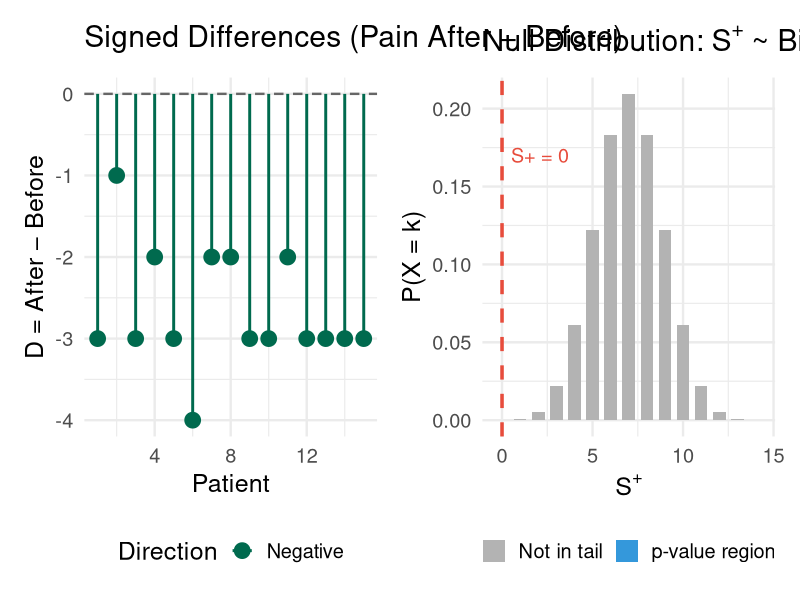
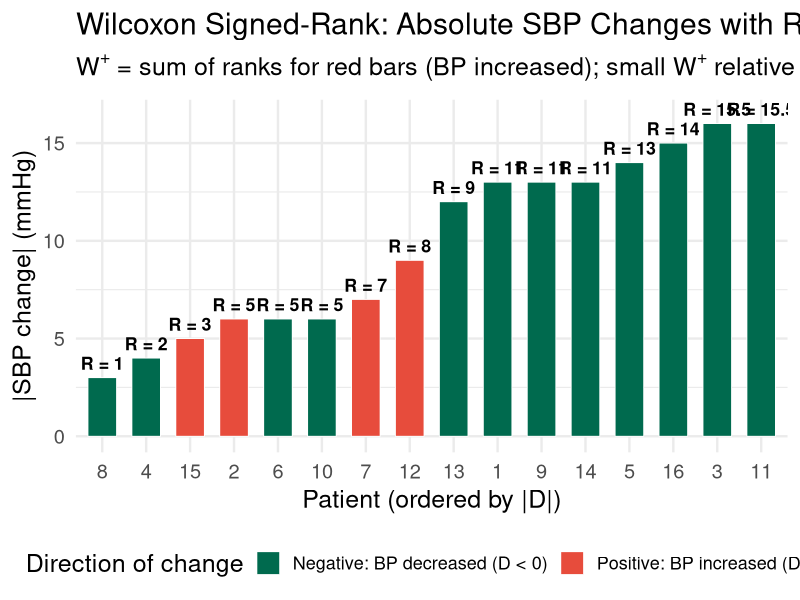
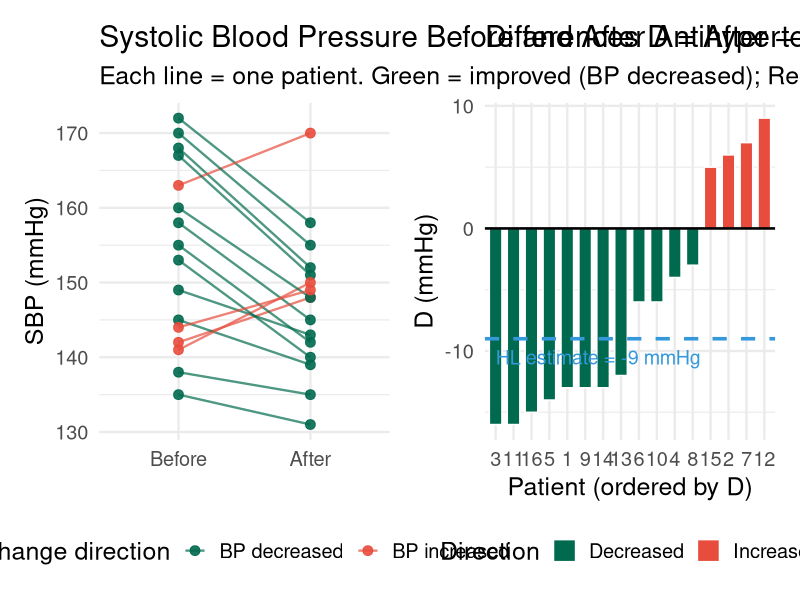
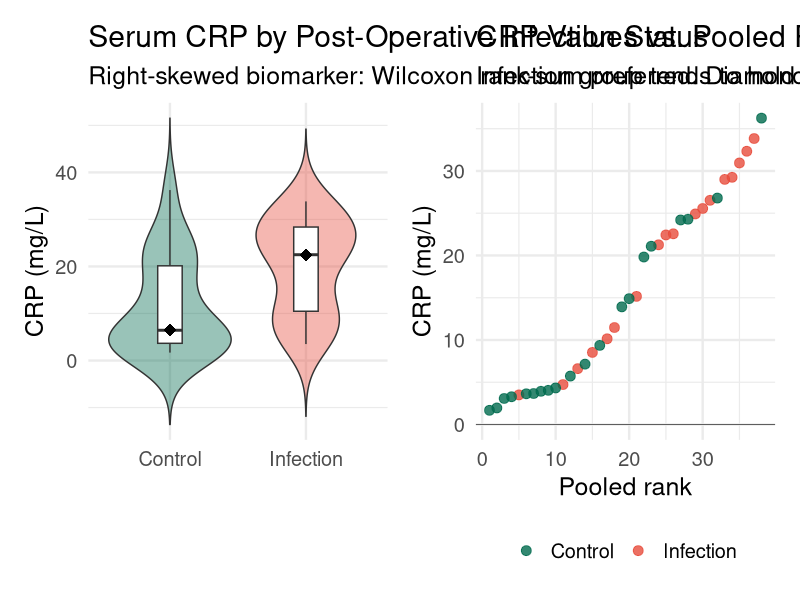
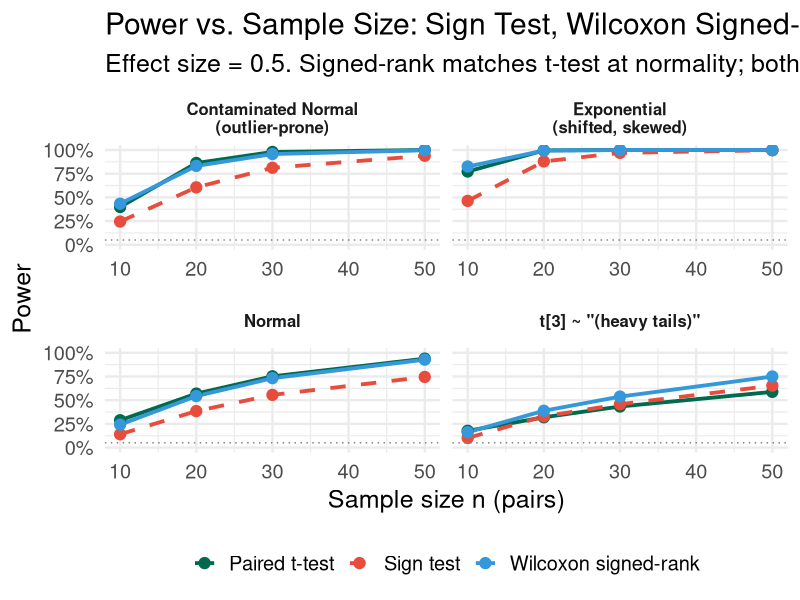

Source code (R) for these figures, in order:
## ---- chunk 1
#| label: setup
#| include: false
library(tidyverse)
library(broom)
library(patchwork)
library(DiagrammeR)
set.seed(551)
theme_set(theme_minimal(base_size = 18))
## ---- chunk 2
#| echo: true
#| code-fold: false

pain_before <- c(8, 7, 9, 6, 8, 7, 9, 5, 8, 7, 6, 9, 8, 7, 6)
pain_after  <- c(5, 6, 6, 4, 5, 3, 7, 3, 5, 4, 4, 6, 5, 4, 3)
d_pain      <- pain_after - pain_before

cat("D = after - before:\n", d_pain, "\n\n")

n_star  <- sum(d_pain != 0)
s_plus  <- sum(d_pain > 0)

cat(sprintf("Non-zero differences: n* = %d\n", n_star))
cat(sprintf("Positive differences: S+ = %d\n", s_plus))
cat(sprintf("Negative differences: %d\n\n", sum(d_pain < 0)))

# One-sided p-value: H_a is median < 0 → few positives supports H_a
p_sign_one <- pbinom(s_plus, size = n_star, prob = 0.5)
p_sign_two <- 2 * min(pbinom(s_plus, n_star, 0.5),
                      pbinom(s_plus - 1, n_star, 0.5, lower.tail = FALSE))

cat(sprintf("One-sided p-value = %.5f\n", p_sign_one))
cat(sprintf("Two-sided p-value = %.5f\n", p_sign_two))
## ---- chunk 3
#| echo: true
#| code-fold: true
#| fig-height: 5.5
#| fig-width: 14

# Panel 1: Dot chart of differences
p1 <- tibble(Patient = 1:15, D = d_pain,
             Direction = ifelse(d_pain > 0, "Positive", ifelse(d_pain < 0, "Negative", "Zero"))) |>
  ggplot(aes(x = Patient, y = D, color = Direction)) +
  geom_hline(yintercept = 0, linetype = "dashed", linewidth = 0.8, color = "grey40") +
  geom_point(size = 5) +
  geom_segment(aes(xend = Patient, yend = 0), linewidth = 1) +
  scale_color_manual(values = c("Positive" = "#e74c3c",
                                 "Negative" = "#006a4e",
                                 "Zero"     = "grey60")) +
  labs(title = "Signed Differences (Pain After \u2212 Before)",
       x = "Patient", y = "D = After \u2212 Before", color = "Direction") +
  theme(legend.position = "bottom")

# Panel 2: Binomial null distribution
binom_df <- tibble(
  k    = 0:14,
  prob = dbinom(0:14, size = 14, prob = 0.5),
  tail = k <= s_plus
)
p2 <- binom_df |>
  ggplot(aes(x = k, y = prob, fill = tail)) +
  geom_col(width = 0.7) +
  geom_vline(xintercept = s_plus, color = "#e74c3c", linetype = "dashed", linewidth = 1.2) +
  scale_fill_manual(values = c("TRUE" = "#3498db", "FALSE" = "grey70"),
                    labels = c("TRUE" = "p-value region", "FALSE" = "Not in tail")) +
  annotate("text", x = s_plus + 0.5, y = 0.17,
           label = paste0("S+ = ", s_plus), color = "#e74c3c", size = 5, hjust = 0) +
  labs(title = expression("Null Distribution: " * S^"+" * " ~ Bin(14, 0.5)"),
       x = expression(S^"+"), y = "P(X = k)", fill = NULL) +
  theme(legend.position = "bottom")

p1 + p2
## ---- chunk 4
#| echo: true
#| code-fold: false

sbp_before <- c(158, 142, 168, 135, 172, 145, 163, 138, 155, 149, 167, 141, 160, 153, 144, 170)
sbp_after  <- c(145, 148, 152, 131, 158, 139, 170, 135, 142, 143, 151, 150, 148, 140, 149, 155)
d_sbp      <- sbp_after - sbp_before

cat("D = after - before (mmHg):\n")
cat(d_sbp, "\n\n")
cat(sprintf("n = %d pairs | Positive (BP increased): %d | Negative (BP decreased): %d | Zero: %d\n",
            length(d_sbp), sum(d_sbp > 0), sum(d_sbp < 0), sum(d_sbp == 0)))
cat(sprintf("Mean change: %.1f mmHg | Median change: %.1f mmHg\n",
            mean(d_sbp), median(d_sbp)))
## ---- chunk 5
#| echo: true
#| code-fold: false

# Step 1: Remove zeros (none here)
d_nz   <- d_sbp[d_sbp != 0]
n_star <- length(d_nz)

# Step 2: Rank absolute values (ties averaged automatically)
abs_ranks <- rank(abs(d_nz))

# Step 3: Compute W+
W_plus  <- sum(abs_ranks[d_nz > 0])
W_minus <- sum(abs_ranks[d_nz < 0])

cat(sprintf("n* = %d\n", n_star))
cat(sprintf("W+ = %.1f   (sum of ranks for %d positive differences)\n",
            W_plus, sum(d_nz > 0)))
cat(sprintf("W- = %.1f   (sum of ranks for %d negative differences)\n",
            W_minus, sum(d_nz < 0)))
cat(sprintf("Check: W+ + W- = %.1f  (should equal n*(n*+1)/2 = %.1f)\n\n",
            W_plus + W_minus, n_star*(n_star+1)/2))

# Normal approximation
mu_W  <- n_star * (n_star + 1) / 4
var_W <- n_star * (n_star + 1) * (2*n_star + 1) / 24
sd_W  <- sqrt(var_W)
z_W   <- (W_plus - mu_W) / sd_W  # one-sided: small W+ supports Ha

cat(sprintf("E[W+] = %.2f   Var(W+) = %.2f   SD(W+) = %.2f\n", mu_W, var_W, sd_W))
cat(sprintf("Z = (%.1f - %.2f) / %.2f = %.3f\n", W_plus, mu_W, sd_W, z_W))
cat(sprintf("One-sided p-value (normal approx): %.5f\n", pnorm(z_W)))
## ---- chunk 6
#| echo: true
#| code-fold: false

# R uses exact distribution for small n, Hodges-Lehmann estimate
wsr_result <- wilcox.test(sbp_after, sbp_before,
                           paired      = TRUE,
                           alternative = "less",
                           conf.int    = TRUE)
wsr_result |> tidy() |>
  select(statistic, p.value, conf.low, conf.high, method, alternative) |>
  print()
## ---- chunk 7
#| echo: true
#| code-fold: true
#| fig-height: 6
#| fig-width: 15

sbp_df <- tibble(
  Patient = seq_along(d_sbp),
  Diff    = d_sbp,
  AbsDiff = abs(d_sbp),
  Sign    = ifelse(d_sbp > 0, "Positive: BP increased (D > 0)",
                              "Negative: BP decreased (D < 0)"),
  Rank    = rank(abs(d_sbp))
) |>
  filter(Diff != 0)

p_rank <- sbp_df |>
  ggplot(aes(x = reorder(factor(Patient), AbsDiff),
             y = AbsDiff,
             fill = Sign)) +
  geom_col(width = 0.65, color = "white", linewidth = 0.3) +
  geom_text(aes(label = sprintf("R = %g", Rank), y = AbsDiff + 0.4),
            size = 4.5, vjust = 0, fontface = "bold") +
  scale_fill_manual(values = c(
    "Positive: BP increased (D > 0)" = "#e74c3c",
    "Negative: BP decreased (D < 0)" = "#006a4e"
  )) +
  labs(
    title    = "Wilcoxon Signed-Rank: Absolute SBP Changes with Ranks",
    subtitle = expression(W^"+" * " = sum of ranks for red bars (BP increased); small " *
                          W^"+" * " relative to E[" * W^"+" * "] = 68 supports H"[a]),
    x        = "Patient (ordered by |D|)",
    y        = "|SBP change| (mmHg)",
    fill     = "Direction of change"
  ) +
  theme(legend.position = "bottom",
        legend.text = element_text(size = 13))

p_rank
## ---- chunk 8
#| echo: true
#| code-fold: true
#| fig-height: 6
#| fig-width: 15

sbp_long <- tibble(
  Patient   = rep(1:16, 2),
  SBP       = c(sbp_before, sbp_after),
  Timepoint = rep(c("Before", "After"), each = 16),
  Direction = rep(ifelse(d_sbp < 0, "Decreased", "Increased"), 2)
) |>
  mutate(Timepoint = factor(Timepoint, levels = c("Before", "After")))

p_paired <- sbp_long |>
  ggplot(aes(x = Timepoint, y = SBP)) +
  geom_line(aes(group = Patient, color = Direction),
            linewidth = 0.8, alpha = 0.7) +
  geom_point(aes(color = Direction), size = 3, alpha = 0.9) +
  scale_color_manual(values = c("Decreased" = "#006a4e", "Increased" = "#e74c3c"),
                     labels = c("BP decreased", "BP increased")) +
  labs(title = "Systolic Blood Pressure Before and After Antihypertensive Treatment",
       subtitle = "Each line = one patient. Green = improved (BP decreased); Red = worsened (BP increased).",
       x = NULL, y = "SBP (mmHg)", color = "Change direction") +
  theme(legend.position = "bottom")

p_diff <- tibble(D = d_sbp, Patient = 1:16,
                 Direction = ifelse(d_sbp > 0, "Increased", "Decreased")) |>
  ggplot(aes(x = reorder(factor(Patient), D), y = D, fill = Direction)) +
  geom_col(width = 0.7, color = "white") +
  geom_hline(yintercept = 0, linewidth = 0.9) +
  geom_hline(yintercept = median(d_sbp), linetype = "dashed",
             color = "#3498db", linewidth = 1.2) +
  annotate("text", x = 1, y = median(d_sbp) - 1.5, hjust = 0,
           label = paste0("HL estimate = ", median(d_sbp), " mmHg"),
           color = "#3498db", size = 5) +
  scale_fill_manual(values = c("Increased" = "#e74c3c", "Decreased" = "#006a4e")) +
  labs(title = "Differences D = After \u2212 Before (mmHg)",
       x = "Patient (ordered by D)", y = "D (mmHg)", fill = "Direction") +
  theme(legend.position = "bottom")

p_paired + p_diff
## ---- chunk 9
#| echo: true
#| code-fold: false

cat("=== SIGN TEST ===\n")
n_s  <- sum(d_sbp != 0)
sp   <- sum(d_sbp > 0)
p_sign <- pbinom(sp, n_s, 0.5)
cat(sprintf("S+ = %d   n* = %d   one-sided p = %.5f\n\n", sp, n_s, p_sign))

cat("=== WILCOXON SIGNED-RANK ===\n")
wilcox.test(sbp_after, sbp_before, paired = TRUE,
            alternative = "less", conf.int = TRUE) |>
  tidy() |>
  select(statistic, p.value, conf.low, conf.high) |>
  print()
cat("\n")

cat("=== PAIRED t-TEST ===\n")
t.test(sbp_after, sbp_before, paired = TRUE,
       alternative = "less") |>
  tidy() |>
  select(statistic, parameter, p.value, conf.low) |>
  print()
## ---- chunk 10
#| echo: true
#| code-fold: false

set.seed(551)
crp_infect  <- rgamma(18, shape = 2.0, rate = 0.08)  # mean ~25 mg/L
crp_control <- rgamma(20, shape = 1.2, rate = 0.12)  # mean ~10 mg/L

cat(sprintf("Infection:  n = %d   mean = %.1f   median = %.1f   sd = %.1f   range = [%.1f, %.1f]\n",
            length(crp_infect),  mean(crp_infect),
            median(crp_infect),  sd(crp_infect),
            min(crp_infect), max(crp_infect)))
cat(sprintf("Control:    n = %d   mean = %.1f   median = %.1f   sd = %.1f   range = [%.1f, %.1f]\n",
            length(crp_control), mean(crp_control),
            median(crp_control), sd(crp_control),
            min(crp_control), max(crp_control)))
## ---- chunk 11
#| echo: true
#| code-fold: false

N  <- length(crp_infect) + length(crp_control)
n1 <- length(crp_infect)
n2 <- length(crp_control)

W_obs  <- sum(rank(c(crp_infect, crp_control))[1:n1])
E_W    <- n1 * (N + 1) / 2
Var_W  <- n1 * n2 * (N + 1) / 12
Z_W    <- (W_obs - E_W) / sqrt(Var_W)

cat(sprintf("N = %d   n1 = %d   n2 = %d\n", N, n1, n2))
cat(sprintf("W = %.1f   E[W] = %.1f   SD(W) = %.2f\n", W_obs, E_W, sqrt(Var_W)))
cat(sprintf("Z = %.3f   one-sided p (approx) = %.5f\n\n", Z_W, pnorm(Z_W, lower.tail = FALSE)))

cat("--- wilcox.test (exact + Hodges-Lehmann CI) ---\n")
wilcox.test(crp_infect, crp_control,
            alternative = "greater", conf.int = TRUE) |> tidy() |>
  select(statistic, p.value, conf.low, conf.high, method) |> print()
## ---- chunk 12
#| echo: true
#| code-fold: false

cat("--- Welch t-test ---\n")
t.test(crp_infect, crp_control, alternative = "greater") |>
  tidy() |>
  select(statistic, parameter, p.value, conf.low, method) |>
  print()
## ---- chunk 13
#| echo: true
#| code-fold: true
#| fig-height: 6.5
#| fig-width: 15

p_vio <- tibble(
  CRP   = c(crp_infect, crp_control),
  Group = rep(c("Infection", "Control"),
              c(length(crp_infect), length(crp_control)))
) |>
  ggplot(aes(x = Group, y = CRP, fill = Group)) +
  geom_violin(alpha = 0.4, trim = FALSE) +
  geom_boxplot(width = 0.18, fill = "white",
               outlier.shape = 1, outlier.size = 2.5) +
  stat_summary(fun = median, geom = "point",
               shape = 18, size = 4, color = "black") +
  scale_fill_manual(values = c("Infection" = "#e74c3c",
                                "Control"   = "#006a4e")) +
  labs(
    title    = "Serum CRP by Post-Operative Infection Status",
    subtitle = "Right-skewed biomarker: Wilcoxon rank-sum preferred. Diamond = median.",
    x = NULL, y = "CRP (mg/L)"
  ) +
  theme(legend.position = "none")

# Show ranks
all_crp   <- c(crp_infect, crp_control)
all_group <- rep(c("Infection", "Control"), c(n1, n2))
p_ranks <- tibble(CRP = all_crp, Group = all_group,
                   Rank = rank(all_crp)) |>
  ggplot(aes(x = Rank, y = CRP, color = Group)) +
  geom_point(size = 3, alpha = 0.8) +
  scale_color_manual(values = c("Infection" = "#e74c3c", "Control" = "#006a4e")) +
  geom_hline(yintercept = 0, linewidth = 0.2) +
  labs(title = "CRP Values vs. Pooled Ranks",
       subtitle = "Infection group tends to hold the higher ranks (rightward)",
       x = "Pooled rank", y = "CRP (mg/L)", color = NULL) +
  theme(legend.position = "bottom")

p_vio + p_ranks
## ---- chunk 14
#| echo: true
#| code-fold: true
#| fig-height: 7
#| fig-width: 16

set.seed(551)
B_are <- 2000

sim_power <- function(n, effect, dist_fn) {
  replicate(B_are, {
    d <- dist_fn(n) + effect
    nt <- sum(d != 0)
    sp <- sum(d > 0)
    c(
      t_test   = t.test(d)$p.value,
      sign_p   = 2 * min(pbinom(sp, nt, 0.5),
                         pbinom(sp - 1, nt, 0.5, lower.tail = FALSE)),
      wilcoxon = wilcox.test(d, exact = FALSE)$p.value
    )
  }) |> t() |> as_tibble() |>
    summarise(across(everything(), \(x) mean(x < 0.05)))
}

dists <- list(
  list(fn = function(n) rnorm(n),                    label = "Normal"),
  list(fn = function(n) rt(n, df = 3),               label = expression(t[3] ~ "(heavy tails)")),
  list(fn = function(n) rexp(n) - log(2),            label = "Exponential\n(shifted, skewed)"),
  list(fn = function(n) rnorm(n, sd = 1) +
         (runif(n) < 0.2) * rnorm(n, mean = 4, sd = 2), label = "Contaminated Normal\n(outlier-prone)")
)

results_are <- map_dfr(dists, function(dd) {
  map_dfr(c(10, 20, 30, 50), function(n) {
    sim_power(n, effect = 0.5, dist_fn = dd$fn) |>
      mutate(n = n, Distribution = as.character(dd$label))
  })
})

results_are |>
  pivot_longer(c(t_test, sign_p, wilcoxon),
               names_to = "Test", values_to = "Power") |>
  mutate(Test = recode(Test,
                       t_test   = "Paired t-test",
                       sign_p   = "Sign test",
                       wilcoxon = "Wilcoxon signed-rank")) |>
  ggplot(aes(x = n, y = Power, color = Test, linetype = Test)) +
  geom_line(linewidth = 1.3) +
  geom_point(size = 3.5) +
  geom_hline(yintercept = 0.05, linetype = "dotted", color = "grey50") +
  scale_color_manual(values = c("Paired t-test"        = "#006a4e",
                                 "Sign test"            = "#e74c3c",
                                 "Wilcoxon signed-rank" = "#3498db")) +
  scale_linetype_manual(values = c("Paired t-test"        = "solid",
                                    "Sign test"            = "dashed",
                                    "Wilcoxon signed-rank" = "solid")) +
  scale_y_continuous(labels = scales::percent, limits = c(0, 1)) +
  facet_wrap(~Distribution, scales = "free_x") +
  labs(
    title    = "Power vs. Sample Size: Sign Test, Wilcoxon Signed-Rank, Paired t-test",
    subtitle = "Effect size = 0.5. Signed-rank matches t-test at normality; both tests excel for heavy tails; sign test strongest for very skewed data",
    x = "Sample size n (pairs)", y = "Power",
    color = NULL, linetype = NULL
  ) +
  theme(legend.position = "bottom",
        strip.text = element_text(size = 12, face = "bold"))
## ---- chunk 15
#| echo: true
#| code-fold: true
#| fig-height: 7
#| fig-width: 14

grViz("
digraph test_selection {

  graph [layout = dot, rankdir = TB, fontname = 'Helvetica', nodesep = 0.6]

  node [shape = diamond, style = filled, fillcolor = '#f0f0f0',
        fontsize = 14, margin = '0.2,0.1', fontname = 'Helvetica']
  Q1 [label = 'Paired data or\\none-sample?']
  Q2 [label = 'Data ordinal or\\nhighly asymmetric?']
  Q3 [label = 'n large or\\nnormality plausible?']
  Q4 [label = 'n large or\\nnormality plausible?']

  node [shape = box, style = filled, fontsize = 14,
        margin = '0.2,0.1', fontname = 'Helvetica']
  T1 [label = 'Sign Test\\n(Binomial)', fillcolor = '#3498db', fontcolor = white]
  T2 [label = 'Wilcoxon\\nSigned-Rank', fillcolor = '#e74c3c', fontcolor = white]
  T3 [label = 'Paired t-test', fillcolor = '#006a4e', fontcolor = white]
  T4 [label = 'Wilcoxon\\nRank-Sum', fillcolor = '#27ae60', fontcolor = white]
  T5 [label = 'Welch t-test\\n(two independent)', fillcolor = '#9b59b6', fontcolor = white]

  Q1 -> Q2 [label = 'Yes']
  Q1 -> Q4 [label = 'No (two independent)']
  Q2 -> T1 [label = 'Yes / Ordinal']
  Q2 -> Q3 [label = 'No (continuous, symmetric)']
  Q3 -> T3 [label = 'Yes']
  Q3 -> T2 [label = 'No (small n, non-normal)']
  Q4 -> T5 [label = 'Yes']
  Q4 -> T4 [label = 'No (small n, non-normal)']
}
")
## ---- chunk 16
#| echo: true
#| code-fold: false

cat("=== SIGN TEST ===\n")
n_s <- sum(d_pain != 0); sp <- sum(d_pain > 0)
cat(sprintf("S+ = %d   n* = %d   one-sided p = %.5f\n\n",
            sp, n_s, pbinom(sp, n_s, 0.5)))

cat("=== WILCOXON SIGNED-RANK ===\n")
wilcox.test(pain_after, pain_before, paired = TRUE,
            alternative = "less", conf.int = TRUE) |>
  tidy() |>
  select(statistic, p.value, conf.low, conf.high, method) |>
  print()
cat("\n")

cat("=== PAIRED t-TEST ===\n")
t.test(pain_after, pain_before, paired = TRUE,
       alternative = "less") |>
  tidy() |>
  select(statistic, parameter, p.value, conf.low, method) |>
  print()
